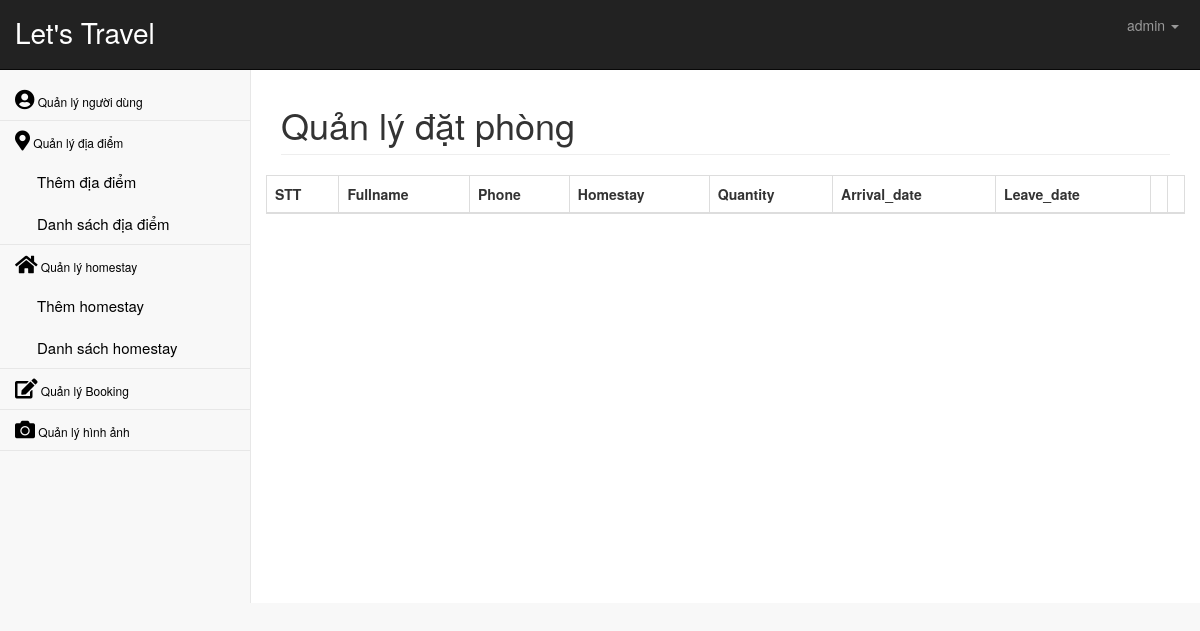
/admin/index.php?page=booking.php (signed in), run on an earlier commit of the app's database.
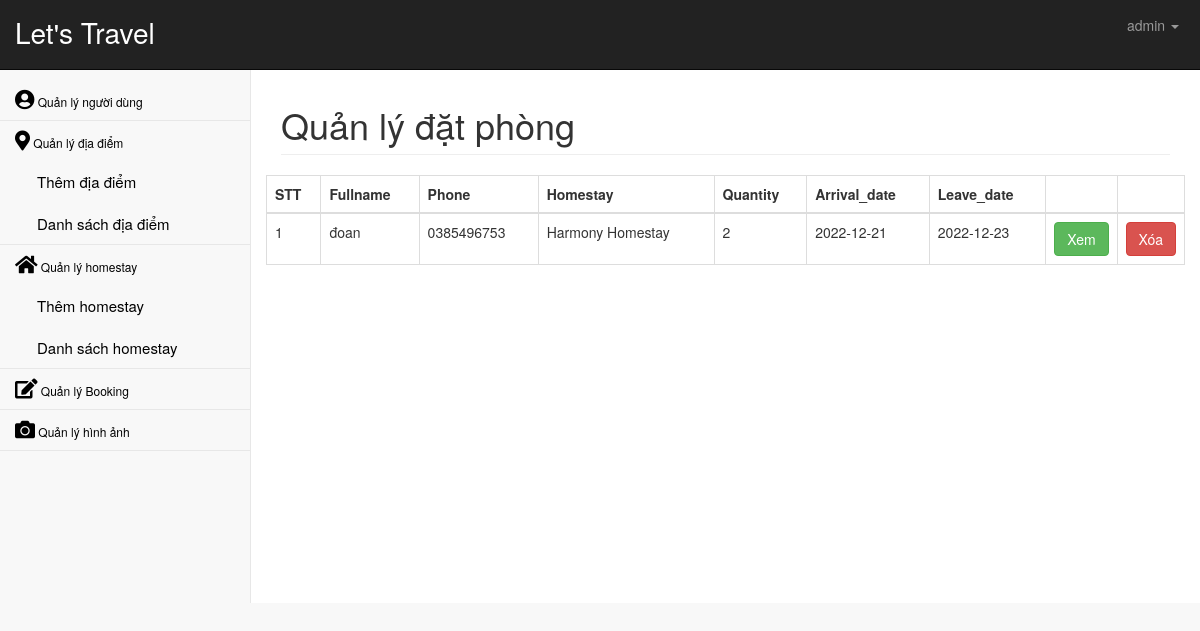
And on a later commit of the database.
### tables this page shows
CREATE TABLE `booking` (
  `id_book` int(11) NOT NULL,
  `users_id` int(11) DEFAULT NULL,
  `homestay_id` int(11) DEFAULT NULL,
  `fullname` varchar(50) NOT NULL,
  `phone_number` varchar(20) DEFAULT NULL,
  `address` varchar(100) DEFAULT NULL,
  `quantity` int(11) NOT NULL,
  `arrival_date` date DEFAULT NULL,
  `leave_date` date DEFAULT NULL,
  `payment` varchar(11) NOT NULL
);

CREATE TABLE `homestay` (
  `id_homestay` int(11) NOT NULL,
  `homestay_name` varchar(50) NOT NULL,
  `location_id` int(11) DEFAULT NULL,
  `images` varchar(355) DEFAULT NULL,
  `address` varchar(100) DEFAULT NULL,
  `descript` longtext DEFAULT NULL,
  `price` int(11) DEFAULT NULL
);

### admin/db/database.php (called while the page is built, shortened)
<?php
    function executeResult($sql){
        $conn = mysqli_connect(HOST, USERNAME, PASSWORD, DATABASE);
        $resultset = mysqli_query($conn, $sql);
        $data = [];
        while (($row = mysqli_fetch_array($resultset, 1)) != null) {
            $data[] = $row;
        }
        return $data;
    }
?>

### admin/modules/booking.php (the view, shortened to what this page needs)
<?php
    include 'db/database.php';
?>
<div class="container-fluid">
    <div class="row">
        <div class="col-lg-12">
            <h1 class="page-header">Quản lý đặt phòng</h1>
        </div>
    </div>
    <div class="row">
        <table class="table table-bordered table-hover">
            <thead>
                <tr>
                    <th>STT</th>
                    <th>Fullname</th>
                    <th>Phone</th>
                    <th>Homestay</th>
                    <th>Quantity</th>
                    <th>Arrival_date</th>
                    <th>Leave_date</th>
                    <th width="15px"></th>
                    <th width="15px"></th>
                </tr>
            </thead>
            <tbody>
                <?php
                    $sql = "SELECT booking.id_book, booking.fullname, booking.phone_number, booking.quantity, booking.arrival_date, booking.leave_date, homestay.homestay_name
                    FROM booking LEFT OUTER JOIN homestay ON booking.homestay_id = homestay.id_homestay";
                    $listBooking = executeResult($sql);
                    $index = 1;
                    foreach($listBooking as $item) :
                ?>
                <tr>
                    <td><?php echo $index++; ?></td>
                    <td><?php echo $item['fullname']; ?></td>
                    <td><?php echo $item['phone_number']; ?></td>
                    <td><?php echo $item['homestay_name']; ?></td>
                    <td><?php echo $item['quantity']; ?></td>
                    <td><?php echo $item['arrival_date']; ?></td>
                    <td><?php echo $item['leave_date']; ?></td>
                    <td>
                        <a href="index.php?page=book_detail.php&id_book=<?php echo $item['id_book'];?>"class="btn btn-success">Xem</a>
                    </td>
                    <td>
                        <a href="index.php?page=booking.php&id_book=<?php echo $item['id_book'];?>"class="btn btn-danger">Xóa</a>
                    </td>
                </tr>
            </tbody>
            <?php endforeach; ?>
        </table>
    </div>
</div>

What changed in the data, as far as the page shows it:
added booking: fullname "đoan", phone_number "0385496753", homestay.homestay_name "Harmony Homestay", quantity "2", arrival_date "2022-12-21", leave_date "2022-12-23"
